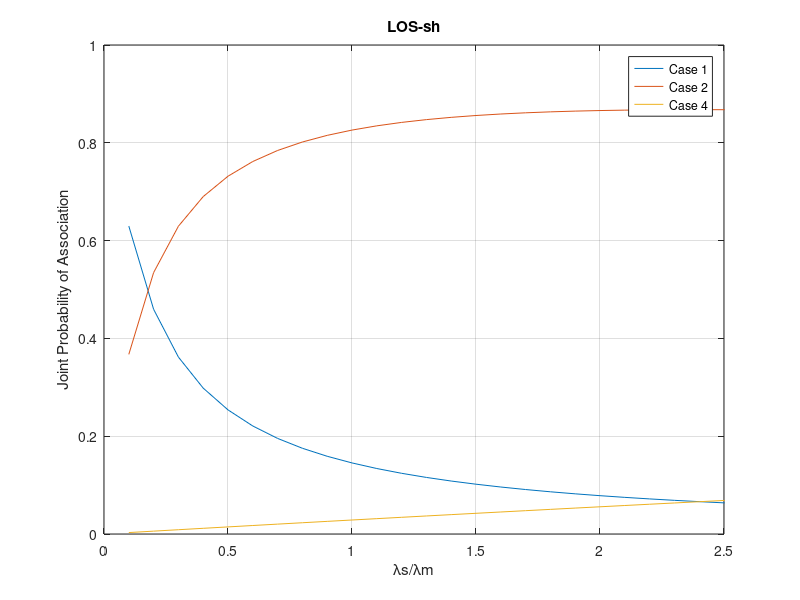

The MATLAB script that drew this image:
clear all;  %  important %nakagami-m   coverage probability analitical expression
            %jlf 
n=30;
for i = 1:n
    % % ============ SPATIAL MODEL ========= %nagani-m channeel
    lambda_l = 10/pi; % (LINE_DENSITY/PI); Line density - km^-1
    lambda_r = 15; %(NUMBER OF RECEIVING VEHICULAR NODES PER KM)
    lambda_2 = i*0.5; %NUMBER OF TIER 2 NODES PER KM
    lambda_1 = 5; %NUMBER OF TIER 1 NODES PER KM SQ. 原来是0.5
    
    % % ============ TRANSMIT PARAMETERS ========= %
    p1_dbm = 46; % Transmit power of tier 1 node in dBm
    p1 = 10^(.1*(p1_dbm-30));
    p2_dbm = 20; % Transmit power of tier 2 node in dBm
    p2 = 10^(.1*(p2_dbm-30));
    pv_dbm = 20;
    pv = 10^(.1*(pv_dbm-30));
    %%gain增益
    mlg_1 = 1; % Mainlobe gain TIER 1 node  1
    %slg_1 = .01; % Sidelobe gain TIER 1 node
    mlg_2 = 1; % Mainlobe gain TIER 2 node
    slg_2 = .01; % Sidelobe gain TIER 2 node
    gv = 1 ;
    v_m = 0.01;  %vehicle gain to typical
    v_s0 = 1;  %vehicle gain to other
    v_s1 = 0.01;%vehicle gain to other

    b1_db = 0; % Selection bias of TIER 1 node in dB  in dl
    b1 = 10^(.1*b1_db);  
    b2_db = 0; % Selectio  bias of TIER 2 node in dB in  dl
    b2 = 10^(.1*b2_db);
    
    A_MS = p1*b1*mlg_1/(p2*b2*mlg_2); %dl
    B_MS = pv*v_m/(pv*v_s0);          %ul

    % % ============ PROPAGATION PARAMETERS =================================================== %
    use_sh_lambda = true;
    alpha1 = 4; % PATH_LOSS EXPONENT   NLOS:4 LOS:2
    alpha2 = 2;  %tier 2
    % alpha = 4;  %NLOS:4
    
    % ~~~ NAKAGAMI-M FADING PARAMETERS ~~~ %
    m1 = 1; % Tier 1 本来是1
    m20 = 2; % Tier 2 typical line
    m21 = 1; % Tier 2 other lines
    
    % ~~~ SHADOWING PARAMETERS ~~~~ %
    ln_mu1 = 0;% Mean of log-normal shadowing gain in dB for TIER 1
    ln_sig1 = 4; % Std deviation of log-normal shadowing gain in dB for TIER 1
    
    ln_mu20 = 0; % Mean of log-normal shadowing gain in dB for TIER 2 TYP LINE
    ln_sig20 = 2; % Std deviation of log-normal shadowing gain in dB for TIER 2 TYP LINE
    
    ln_mu21 = 0;% Mean of log-normal shadowing gain in dB for TIER 2 OTHER LINES
    ln_sig21 = 4;% Std deviation  of log-normal shadowing gain in dB for TIER 2 OTHER LINES
    
    %END of PARAMETERS
    sf_c = exp( 2/alpha1*log(10)/10*ln_mu1 + (2/alpha1*log(10)/10)^2*ln_sig1^2/2 );   %tier 1
    sf_u0 = exp( 1/alpha2*log(10)/10*ln_mu20 + (1/alpha2*log(10)/10)^2*ln_sig20^2/2);%tier 2 line 
    sf_a = exp( 2/alpha2*log(10)/10*ln_mu21 + (2/alpha2*log(10)/10)^2*ln_sig21^2/2 ); % tier 2 other

    sh_lambda_1 = sf_c*lambda_1;  
    sh_lambda_2 = sf_u0*lambda_2; 
    
    if use_sh_lambda
        lambda_1_int = sh_lambda_1;
        lambda_2_int = sh_lambda_2;
    else
        lambda_1_int = lambda_1;
        lambda_2_int = lambda_2;
    end
    f1 = @(x) 2*lambda_2_int*exp(-lambda_1_int*pi*B_MS^(2/alpha1)*x.^(2*alpha2/alpha1) - 2*lambda_2_int*x);
    f2 = @(x) 2*lambda_2_int*exp(-lambda_1_int*pi*A_MS^(2/alpha1)*x.^(2*alpha2/alpha1) - 2*lambda_2_int*x);
    f1_int = integral(f1, 0, Inf);
    f2_int = integral(f2, 0, Inf);
    
    pr_int_case1 = 1 - f1_int;
    pr_int_case2 = f1_int - f2_int;
    pr_int_case4 = f2_int;

    % %case1
    % pr_case1 = 1 - sh_lambda_2*(1/(sh_lambda_1*(B_MS)^(2/alpha)))^.5*...
    %      exp(sh_lambda_2^2/(sh_lambda_1*pi*(B_MS)^(2/alpha)))*...
    %      erfc((sh_lambda_2^2/(sh_lambda_1*pi*(B_MS)^(2/alpha)))^.5 );
    % 
    % %case2
    % pr_case2 = sh_lambda_2*(1/(sh_lambda_1*(B_MS)^(2/alpha)))^.5*...
    %      exp(sh_lambda_2^2/(sh_lambda_1*pi*(B_MS)^(2/alpha)))*...
    %      erfc((sh_lambda_2^2/(sh_lambda_1*pi*(B_MS)^(2/alpha)))^.5 )-...
    %      sh_lambda_2*(1/(sh_lambda_1*(A_MS)^(2/alpha)))^.5*...    
    %      exp(sh_lambda_2^2/(sh_lambda_1*pi*(A_MS)^(2/alpha)))*...
    %      erfc((sh_lambda_2^2/(sh_lambda_1*pi*(A_MS)^(2/alpha)))^.5 );
    % 
    % %case4
    % pr_case4 = sh_lambda_2*(1/(sh_lambda_1*(A_MS)^(2/alpha)))^.5*...
    %      exp(sh_lambda_2^2/(sh_lambda_1*pi*(A_MS)^(2/alpha)))*...
    %      erfc((sh_lambda_2^2/(sh_lambda_1*pi*(A_MS)^(2/alpha)))^.5 );

    % Pr_case_lambda(1,i) = pr_case1;
    % Pr_case_lambda(2,i) = pr_case2;
    % Pr_case_lambda(3,i) = pr_case4;
    Pr_case_lambda(4,i) = pr_int_case1;
    Pr_case_lambda(5,i) = pr_int_case2;
    Pr_case_lambda(6,i) = pr_int_case4;
    x(i) = i*0.5/5;
    i = i + 1;
end
 
%% 
figure
% plot(x,Pr_case_lambda(1,:));
% hold on;
% plot(x,Pr_case_lambda(2,:));
% hold on;
% plot(x,Pr_case_lambda(3,:));
% hold on;
plot(x,Pr_case_lambda(4,:));
hold on;
plot(x,Pr_case_lambda(5,:));
hold on;
plot(x,Pr_case_lambda(6,:));
grid on;
axis([0 2.5 0 1]);
% ylim([0 0.7]);
legend('Case 1','Case 2','Case 4');
xlabel("λs/λm")
ylabel("Joint Probability of Association")
if alpha2 == 2
    if use_sh_lambda
        title('LOS-sh');
    else
        title('LOS');
    end
else
    if use_sh_lambda
        title('NLOS-sh');
    else
        title('NLOS');
    end
end